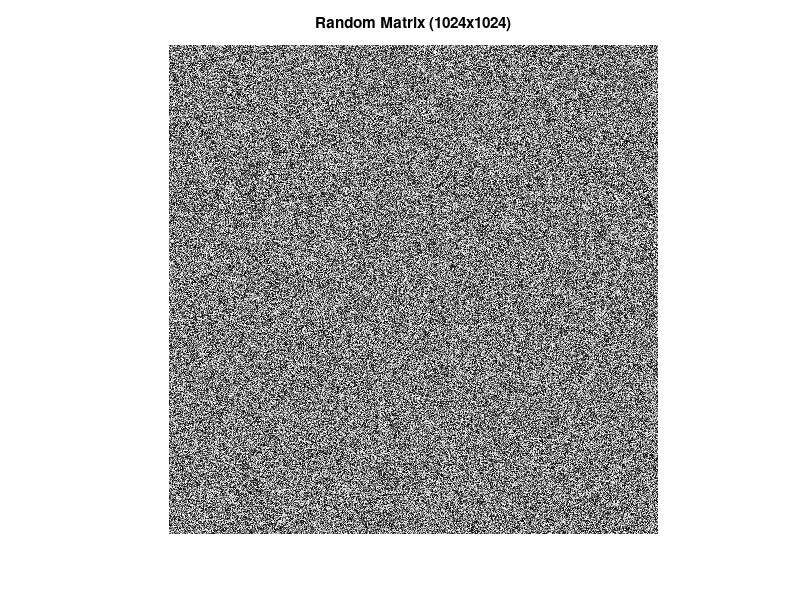
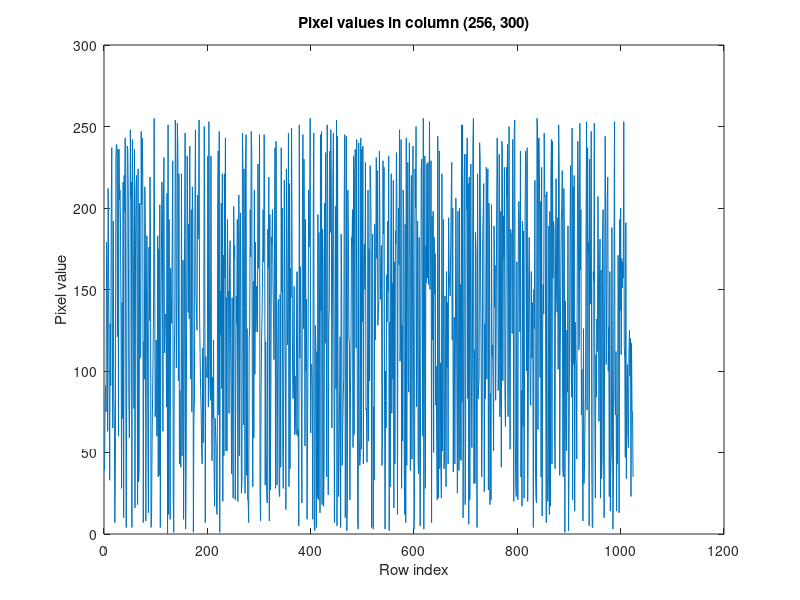
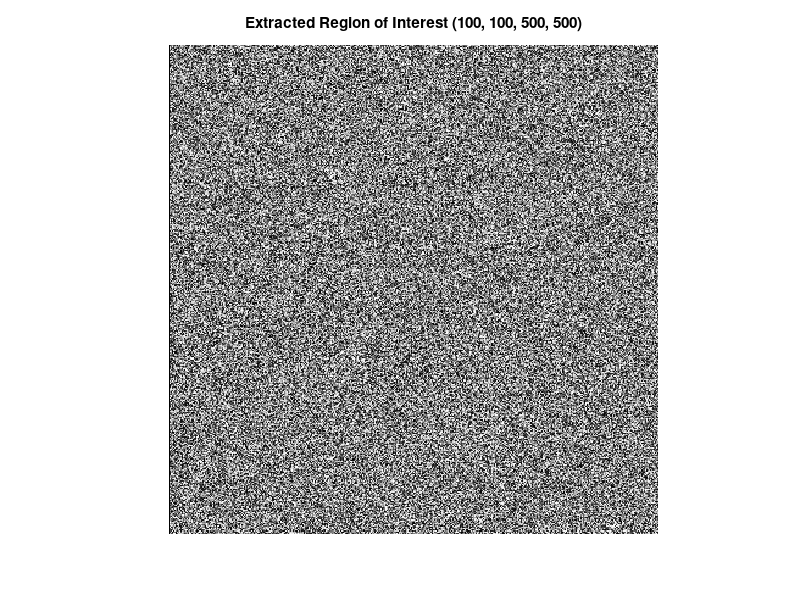
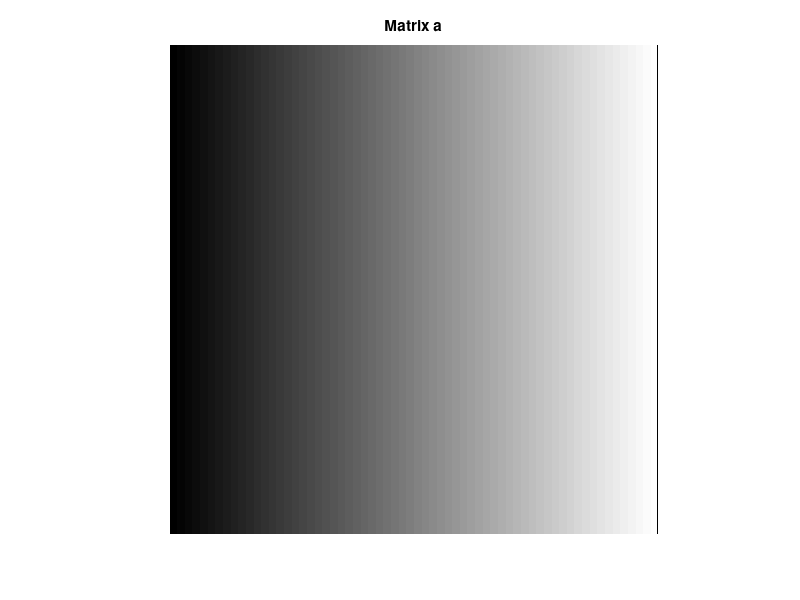

Here is the MATLAB script that generated these plots, in order:
clc
close all
clear all
% Create a random matrix of size 1024x1024 with elements in the range [0, 255]
random_matrix = uint8(randi([0, 255], 1024, 1024));

% Display the random matrix
imshow(random_matrix, []);
title('Random Matrix (1024x1024)');

% Extract the (256, 300) column pixel values
column_values = random_matrix(:, 300);

% Display the extracted column values
figure;
plot(column_values);
title('Pixel values in column (256, 300)');
xlabel('Row index');
ylabel('Pixel value');

% Extract the region of interest (100, 100, 500, 500) from the random matrix
roi = random_matrix(100:500, 100:500);

% Display the extracted region of interest as an image
figure;
imshow(roi, []);
title('Extracted Region of Interest (100, 100, 500, 500)');
% Specify the size of the matrix
rows = 1024;
columns = 1024;

% Initialize the matrix with zeros
a= zeros(rows, columns);

% Fill the matrix with the desired pattern
for i = 1:255
    a(:, (i-1)*4+1:i*4) = i-1;
end
% Set the last column in each row to 255
a(:, end) = 255;

% Display the matrix
disp(a);
% Specify the size of the matrix
rows = 1024;
columns = 1024;

% Initialize the matrix with zeros
b = zeros(rows, columns);

% Fill the matrix with the desired pattern for columns
for i = 1:255
    b(:, (i-1)*4+1:i*4) = i-1;
end

% Set the last column in each row to 255
b(:, end) = 255;

% Fill the matrix with the desired pattern for rows
for i = 1:255
    b((i-1)*4+1:i*4, :) = i-1;
end

% Set the last row in each column to 255
b(end, :) = 255;

% Display the matrix
disp(b);

% Specify the size of the matrix
rows = 1024;
columns = 1024;

% Initialize the matrix with zeros
c = zeros(rows, columns);

% Fill the lower part with even numbers starting from 0
for i = 1:rows
    for j = 1:i-1
        c(i, j) = mod((j-1)*2, 256);
    end
end

% Fill the upper part with odd numbers starting from 1
for i = 1:rows
    for j = i+1:columns
        c(i, j) = mod(j*2-1, 256);
    end
end

% Set the diagonal to consecutive values from 0 to 255 using a loop
for i = 1:rows
    c(i, i) = mod((i-1), 256);
end

% Display the matrix
disp(c);
% Display matrix a
figure;
imshow(a, []);
title('Matrix a');

% Display matrix b
figure;
imshow(b, []);
title('Matrix b');

% Display matrix c
figure;
imshow(c, []);
title('Matrix c');
% Assuming a, b, and c are matrices of the same size (1024x1024)
rows = 1024;
columns = 1024;

% Create an RGB image
rgb_image = cat(3, mat2gray(a), mat2gray(b), mat2gray(c));
% Display the RGB image
figure;
imshow(rgb_image);
title('Combined RGB Image');
